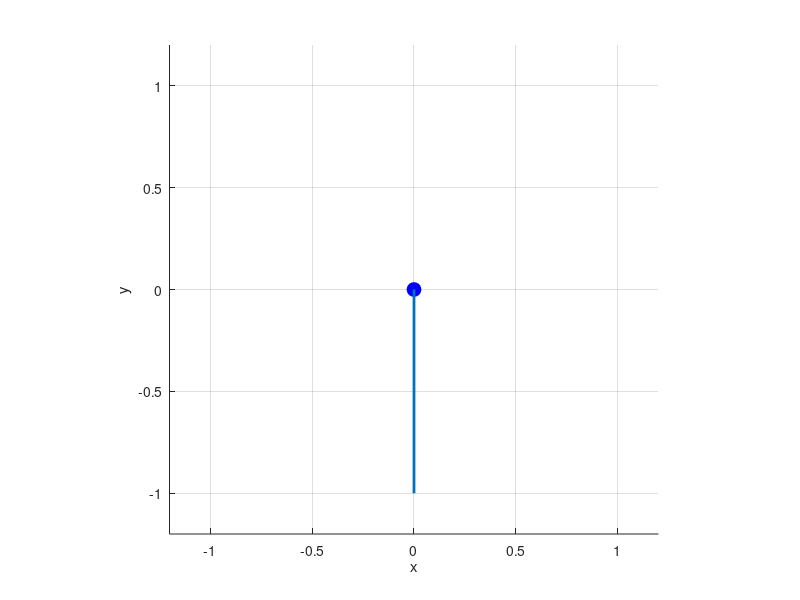

This chart was generated by the following MATLAB code: (Note: this script raises an error after producing the figure.)
% Energy control method applied to pendulum
% with pendulum written as a control affine system
% NOTE: theta = 0 is defined to be verticaly upwards here

% Define system parameters
sys.b = 0.1; % damping
sys.m = 1; % mass
sys.g = 9.8; % gravity
sys.l = 1; % length
sys.u_max = 0.05 * sys.m*sys.g*sys.l; % max torque input

% Define sim parameters
eps = 1e-2; % tolerance
dt = 0.01;
t = 0;
max_time = 50;

% Simulation loop
x = [5*pi/4; 0];
x_des = zeros(2,1);
E0 = 0; % desired energy level (defined to be zero)
x_hist = [];
u_hist = [];
t_hist = [];

figure
hold on
grid on
h_origin = plot(0, 0, 'ko', 'MarkerSize', 5, 'MarkerFaceColor', 'k'); % filled point at origin
h_pendulum = plot(0, 0, 'bo', 'MarkerSize', 10, 'MarkerFaceColor', 'b'); % plotting the point mass
line_handle = line([0, 0], [0, -sys.l], 'LineWidth', 2); % plotting the pendulum
trajectory_line = plot(-sys.l * sin(x(1)), sys.l * cos(x(1)), '--k'); % dashed trajectory line
xlim([-sys.l-0.2, sys.l+0.2]); % Set fixed limits for the x-axis
ylim([-sys.l-0.2, sys.l+0.2]); % Set fixed limits for the y-axis
axis equal; % Set equal scaling for x and y axes
xlabel('x');
ylabel('y');

while norm(x-x_des) > eps
    E = system_energy(x, sys);
    u = -sys.u_max*extended_sign((E - E0)*x(2));
    x_dot = f(x, u, sys);
    x = x + dt * x_dot;
    x(1) = wrapTo2Pi(x(1));
    % fprintf('theta (deg): %i\n', x(1)*180/pi)
    % fprintf('u: %i\n', u)
    % fprintf('t: %i\n', t)
    t = t + dt;
    x_hist = [x_hist, x];
    u_hist = [u_hist, u];
    t_hist = [t_hist, t];
    if t > max_time
        break
    end

    % Update the plot
    x_pendulum = -sys.l * sin(x(1));
    y_pendulum = sys.l * cos(x(1));
    set(h_origin, 'XData', 0, 'YData', 0);
    set(h_pendulum, 'XData', x_pendulum, 'YData', y_pendulum);
    set(line_handle, 'XData', [0, x_pendulum], 'YData', [0, y_pendulum]);

    % Update trajectory line
    set(trajectory_line, 'XData', -sys.l*sin(x_hist(1, :)), 'YData', sys.l * cos(x_hist(1, :)));

    % Restore initial x-axis limits
    xlim([-sys.l-0.2, sys.l+0.2]);
    drawnow;
end

hold off

%% Plot results
figure
plot(t_hist, x_hist(1, :))
figure
plot(t_hist, u_hist)

%% Helper functions
function E = system_energy(x, sys)
    % Energy of system
    theta = x(1);
    theta_dot = x(2);
    E = 0.5*sys.m*sys.l^2*theta_dot^2 + sys.m*sys.g*sys.l*(cos(theta)-1);
end

function x_dot = f(x, u, sys)
    % Dynamics   
    theta = x(1);
    theta_dot = x(2);
    theta_ddot = 1/(sys.m*sys.l^2) * (-sys.b*theta_dot + sys.m*sys.g*sys.l*sin(theta) + u);
    x_dot = [theta_dot; theta_ddot];
end

function sgn = extended_sign(z)
    % Sign function but equals 1 if input is zero
    if z >= 0
        sgn = 1;
    else
        sgn = -1;
    end
end
